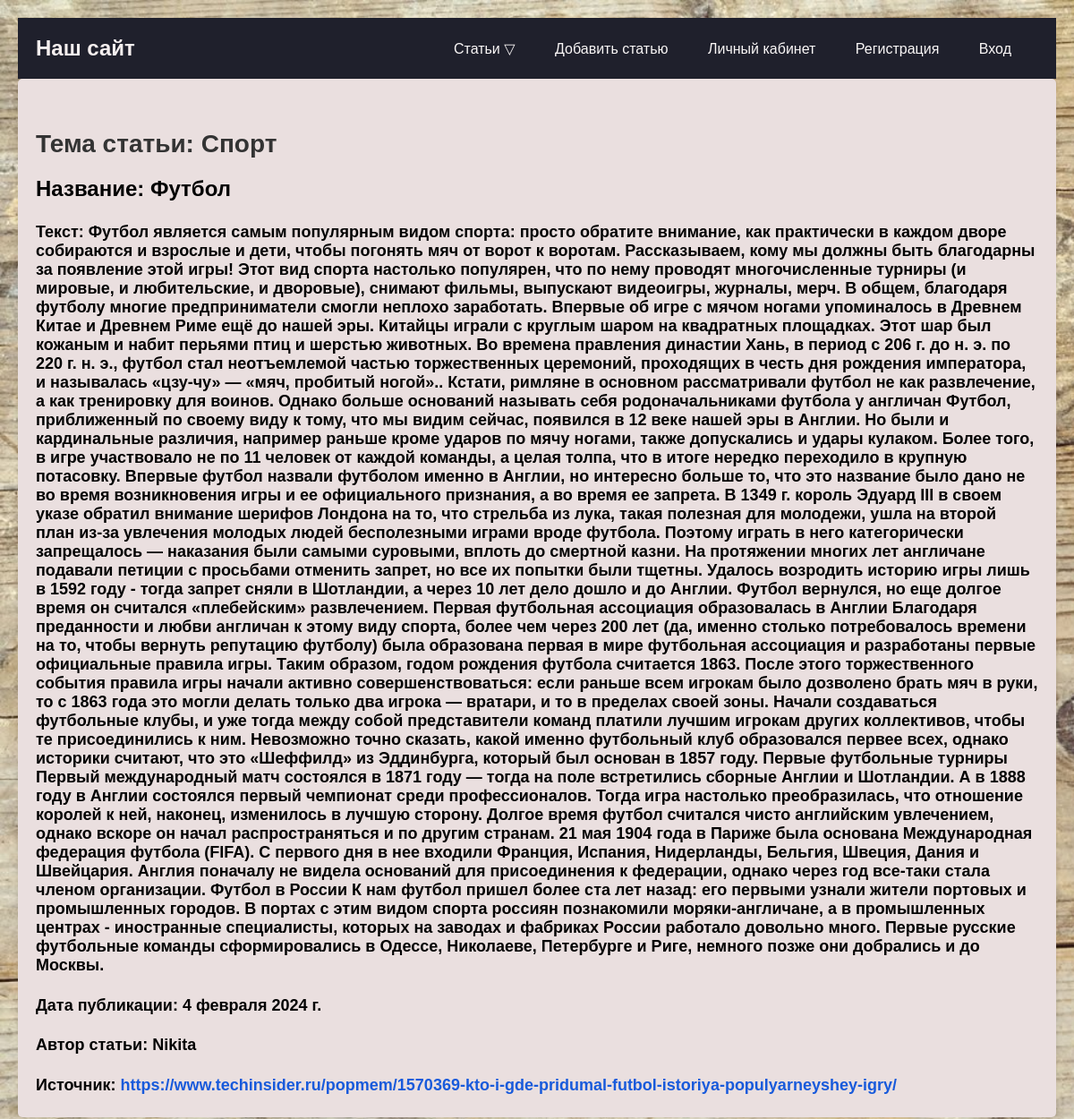
The app's page /info_sport_aerticles/5/ with its own data.
### catalog/models.py (models this page shows, shortened)
class Sport(models.Model):
    topic = models.ForeignKey(Topic, on_delete=models.SET_NULL, null=True)
    title = models.CharField(max_length=1000, verbose_name='Название статьи')
    summary = models.CharField(max_length=1000, verbose_name='кратко о статье', blank=True, null=True)
    text = models.TextField(max_length=10000000000000000, verbose_name='текст статьи', blank=True, null=True)
    data = models.DateField(verbose_name='Дата публикации статьи', blank=True, null=True)
    info = models.URLField(verbose_name='Источник(и)', blank=True)
    author = models.ForeignKey(User, on_delete=models.SET_NULL, null=True, verbose_name='Автор')  # поле author
    image = models.URLField(verbose_name='Фото', blank=True, null=True)

class Topic(models.Model):
    VIBOR = (('Наука', 'Наука'), ('Спорт', 'Спорт'), ('Искусство', 'Искусство'))
    name = models.CharField(max_length=100, choices=VIBOR, verbose_name='Тема статьи')
    def __str__(self):
        return self.name

### catalog/views.py (the view)
# urls.py: path('info_sport_aerticles/<int:pk>/', views.ArticleSportDetailView.as_view(), name='info_sport'),
class ArticleSportDetailView(DetailView):
    model = Sport

### templates/catalog/sport_detail.html (shortened to what this page needs)
{% extends 'index.html' %}
{% load static %}
{% block head %}
    <link rel="stylesheet" href="{% static 'home.css' %}">
    <link rel="stylesheet" href="{% static 'articles_detail.css' %}">
{% endblock head %}
{% block content %}
    <div>
        <h1>Тема статьи: {{ sport.topic }}</h1>
        <h2>Название: {{ sport.title }}</h2>
        <h4>Текст: {{ sport.text }}</h4>
        <h4>Дата публикации: {{ sport.data }}</h4>
        <h4>Автор статьи: {{ sport.author }}</h4>
        <h4>Источник: <a href="{{ sport.info }}">{{ sport.info }}</a></h4>
    </div>
{% endblock content %}

### catalog/static/home.css (style rules this page uses)
body { margin: 0; padding: 0; background: url('img/Статья-Фон.jpg'); background-repeat: no-repeat; background-size: cover; background-attachment: fixed; font-family: Arial, sans-serif; }
h2 { color: #333; font-size: 28px; margin-bottom: 20px; }
h1 { color: #333; font-size: 36px; margin-bottom: 30px; }

### catalog/static/articles_detail.css (style rules this page uses)
body { font-family: Arial, sans-serif; margin: 20px; background-color: #f5f5f5; }
div { background-color: #eadfdf; padding: 20px; border-radius: 5px; box-shadow: 0 2px 4px rgba(0, 0, 0, 0.1); }
h1 { font-size: 28px; margin-bottom: 10px; color: #333; }
h2 { font-size: 24px; margin-bottom: 5px; color: #000000; }
h4 { font-size: 18px; margin-bottom: 5px; color: #020202; }
a { color: #185adb; text-decoration: none; }

### records on screen
Sport: topic "Спорт", title "Футбол", text "Футбол является самым популярным видом спорта: просто обратите внимание, как практически в каждом дворе собираются и взрослые и дети, чтобы погонять мяч от ворот к воротам. Рассказываем, кому мы должны быть благодарны за появление этой игры! Этот вид спорта настолько популярен, что по нему проводят многочисленные турниры (и мировые, и любительские, и дворовые), снимают фильмы, выпускают видеоигры, журналы, мерч. В общем, благодаря футболу многие предприниматели смогли неплохо заработать. Впервые об игре с мячом ногами упоминалось в Древнем Китае и Древнем Риме ещё до нашей эры. Китайцы играли с круглым шаром на квадратных площадках. Этот шар был кожаным и набит перьями птиц и шерстью…", data "4 февраля 2024 г.", author "Nikita", info "https://www.techinsider.ru/popmem/1570369-kto-i-gde-pridumal-futbol-istoriya-populyarneyshey-igry/"
